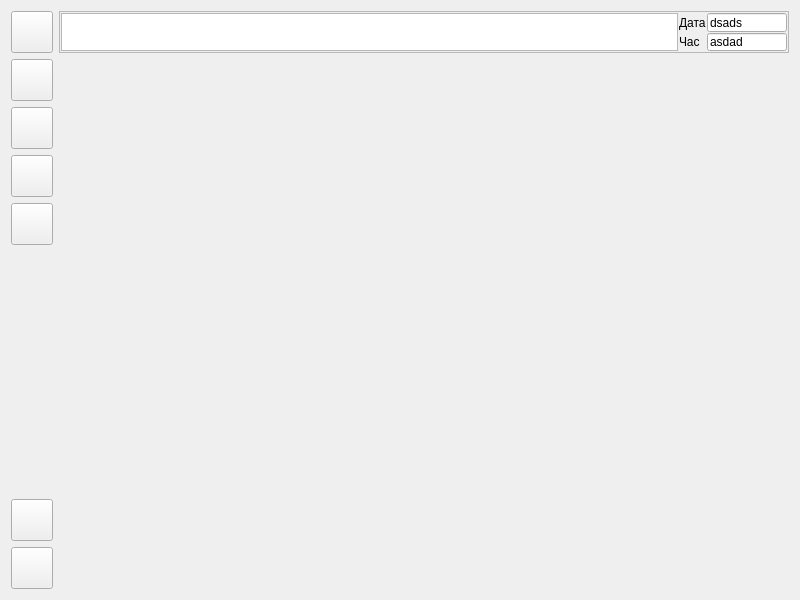
<?xml version="1.0" encoding="UTF-8"?>
<ui version="4.0">
 <class>Form</class>
 <widget class="QWidget" name="Form">
  <property name="geometry">
   <rect>
    <x>0</x>
    <y>0</y>
    <width>800</width>
    <height>600</height>
   </rect>
  </property>
  <property name="minimumSize">
   <size>
    <width>800</width>
    <height>600</height>
   </size>
  </property>
  <property name="maximumSize">
   <size>
    <width>2560</width>
    <height>2560</height>
   </size>
  </property>
  <property name="windowTitle">
   <string>Scada</string>
  </property>
  <property name="windowIcon">
   <iconset resource="../../../lib/picture.qrc">
    <normaloff>:/butons/pict/logo_32x32.png</normaloff>:/butons/pict/logo_32x32.png</iconset>
  </property>
  <layout class="QGridLayout">
   <item row="0" column="0">
    <widget class="QPushButton" name="bn_showAlert">
     <property name="minimumSize">
      <size>
       <width>42</width>
       <height>42</height>
      </size>
     </property>
     <property name="maximumSize">
      <size>
       <width>42</width>
       <height>42</height>
      </size>
     </property>
     <property name="icon">
      <iconset resource="../../../lib/picture.qrc">
       <normaloff>:/butons/pict/alarm_32x32.png</normaloff>:/butons/pict/alarm_32x32.png</iconset>
     </property>
     <property name="iconSize">
      <size>
       <width>32</width>
       <height>32</height>
      </size>
     </property>
    </widget>
   </item>
   <item row="1" column="0">
    <widget class="QPushButton" name="Trend">
     <property name="minimumSize">
      <size>
       <width>42</width>
       <height>42</height>
      </size>
     </property>
     <property name="maximumSize">
      <size>
       <width>42</width>
       <height>42</height>
      </size>
     </property>
     <property name="icon">
      <iconset resource="../../../lib/picture.qrc">
       <normaloff>:/butons/pict/thrend_32x32.png</normaloff>:/butons/pict/thrend_32x32.png</iconset>
     </property>
     <property name="iconSize">
      <size>
       <width>32</width>
       <height>32</height>
      </size>
     </property>
    </widget>
   </item>
   <item row="6" column="0">
    <widget class="QPushButton" name="About">
     <property name="minimumSize">
      <size>
       <width>42</width>
       <height>42</height>
      </size>
     </property>
     <property name="maximumSize">
      <size>
       <width>42</width>
       <height>42</height>
      </size>
     </property>
     <property name="icon">
      <iconset resource="../../../lib/picture.qrc">
       <normaloff>:/butons/pict/logo_32x32.png</normaloff>:/butons/pict/logo_32x32.png</iconset>
     </property>
     <property name="iconSize">
      <size>
       <width>32</width>
       <height>32</height>
      </size>
     </property>
    </widget>
   </item>
   <item row="7" column="0">
    <widget class="QPushButton" name="Exit">
     <property name="minimumSize">
      <size>
       <width>42</width>
       <height>42</height>
      </size>
     </property>
     <property name="maximumSize">
      <size>
       <width>42</width>
       <height>42</height>
      </size>
     </property>
     <property name="text">
      <string/>
     </property>
     <property name="icon">
      <iconset resource="../../../lib/picture.qrc">
       <normaloff>:/butons/pict/exit_32x32.png</normaloff>:/butons/pict/exit_32x32.png</iconset>
     </property>
     <property name="iconSize">
      <size>
       <width>32</width>
       <height>32</height>
      </size>
     </property>
    </widget>
   </item>
   <item row="5" column="0">
    <spacer>
     <property name="orientation">
      <enum>Qt::Vertical</enum>
     </property>
     <property name="sizeHint" stdset="0">
      <size>
       <width>20</width>
       <height>40</height>
      </size>
     </property>
    </spacer>
   </item>
   <item row="0" column="1" colspan="2">
    <widget class="QFrame" name="frame">
     <property name="minimumSize">
      <size>
       <width>42</width>
       <height>42</height>
      </size>
     </property>
     <property name="maximumSize">
      <size>
       <width>16777215</width>
       <height>42</height>
      </size>
     </property>
     <property name="frameShape">
      <enum>QFrame::StyledPanel</enum>
     </property>
     <property name="frameShadow">
      <enum>QFrame::Raised</enum>
     </property>
     <layout class="QGridLayout">
      <property name="sizeConstraint">
       <enum>QLayout::SetDefaultConstraint</enum>
      </property>
      <property name="margin">
       <number>1</number>
      </property>
      <property name="spacing">
       <number>1</number>
      </property>
      <item row="0" column="0" rowspan="2">
       <widget class="QTextEdit" name="AlertBrowser"/>
      </item>
      <item row="0" column="2">
       <widget class="QLineEdit" name="lineEDate">
        <property name="maximumSize">
         <size>
          <width>80</width>
          <height>16777215</height>
         </size>
        </property>
        <property name="text">
         <string>dsads</string>
        </property>
       </widget>
      </item>
      <item row="1" column="2">
       <widget class="QLineEdit" name="lineETime">
        <property name="sizePolicy">
         <sizepolicy hsizetype="Expanding" vsizetype="Fixed">
          <horstretch>0</horstretch>
          <verstretch>0</verstretch>
         </sizepolicy>
        </property>
        <property name="minimumSize">
         <size>
          <width>0</width>
          <height>0</height>
         </size>
        </property>
        <property name="maximumSize">
         <size>
          <width>80</width>
          <height>30</height>
         </size>
        </property>
        <property name="text">
         <string>asdad</string>
        </property>
       </widget>
      </item>
      <item row="0" column="1">
       <widget class="QLabel" name="label">
        <property name="text">
         <string>Дата</string>
        </property>
       </widget>
      </item>
      <item row="1" column="1">
       <widget class="QLabel" name="label_2">
        <property name="text">
         <string>Час</string>
        </property>
       </widget>
      </item>
     </layout>
    </widget>
   </item>
   <item row="2" column="0">
    <widget class="QPushButton" name="bnParm">
     <property name="sizePolicy">
      <sizepolicy hsizetype="Minimum" vsizetype="Fixed">
       <horstretch>0</horstretch>
       <verstretch>0</verstretch>
      </sizepolicy>
     </property>
     <property name="minimumSize">
      <size>
       <width>42</width>
       <height>42</height>
      </size>
     </property>
     <property name="maximumSize">
      <size>
       <width>42</width>
       <height>42</height>
      </size>
     </property>
     <property name="text">
      <string/>
     </property>
     <property name="icon">
      <iconset resource="../../../lib/picture.qrc">
       <normaloff>:/butons/pict/setup_32x32.png</normaloff>:/butons/pict/setup_32x32.png</iconset>
     </property>
     <property name="iconSize">
      <size>
       <width>32</width>
       <height>32</height>
      </size>
     </property>
    </widget>
   </item>
   <item row="1" column="1" rowspan="7">
    <widget class="QStackedWidget" name="sW"/>
   </item>
   <item row="4" column="0">
    <widget class="QPushButton" name="bnShowMain">
     <property name="sizePolicy">
      <sizepolicy hsizetype="Minimum" vsizetype="Fixed">
       <horstretch>0</horstretch>
       <verstretch>0</verstretch>
      </sizepolicy>
     </property>
     <property name="minimumSize">
      <size>
       <width>42</width>
       <height>42</height>
      </size>
     </property>
     <property name="maximumSize">
      <size>
       <width>42</width>
       <height>42</height>
      </size>
     </property>
     <property name="text">
      <string/>
     </property>
     <property name="icon">
      <iconset resource="../../../lib/picture.qrc">
       <normaloff>:/butons/pict/exit_32x32_revers.png</normaloff>:/butons/pict/exit_32x32_revers.png</iconset>
     </property>
     <property name="iconSize">
      <size>
       <width>32</width>
       <height>32</height>
      </size>
     </property>
    </widget>
   </item>
   <item row="3" column="0">
    <widget class="QPushButton" name="bnReport">
     <property name="sizePolicy">
      <sizepolicy hsizetype="Minimum" vsizetype="Fixed">
       <horstretch>0</horstretch>
       <verstretch>0</verstretch>
      </sizepolicy>
     </property>
     <property name="minimumSize">
      <size>
       <width>42</width>
       <height>42</height>
      </size>
     </property>
     <property name="maximumSize">
      <size>
       <width>42</width>
       <height>42</height>
      </size>
     </property>
     <property name="text">
      <string/>
     </property>
     <property name="icon">
      <iconset resource="../../../lib/picture.qrc">
       <normaloff>:/butons/pict/report_32x32.png</normaloff>:/butons/pict/report_32x32.png</iconset>
     </property>
     <property name="iconSize">
      <size>
       <width>32</width>
       <height>32</height>
      </size>
     </property>
    </widget>
   </item>
  </layout>
 </widget>
 <resources>
  <include location="../../../lib/picture.qrc"/>
 </resources>
 <connections/>
</ui>
